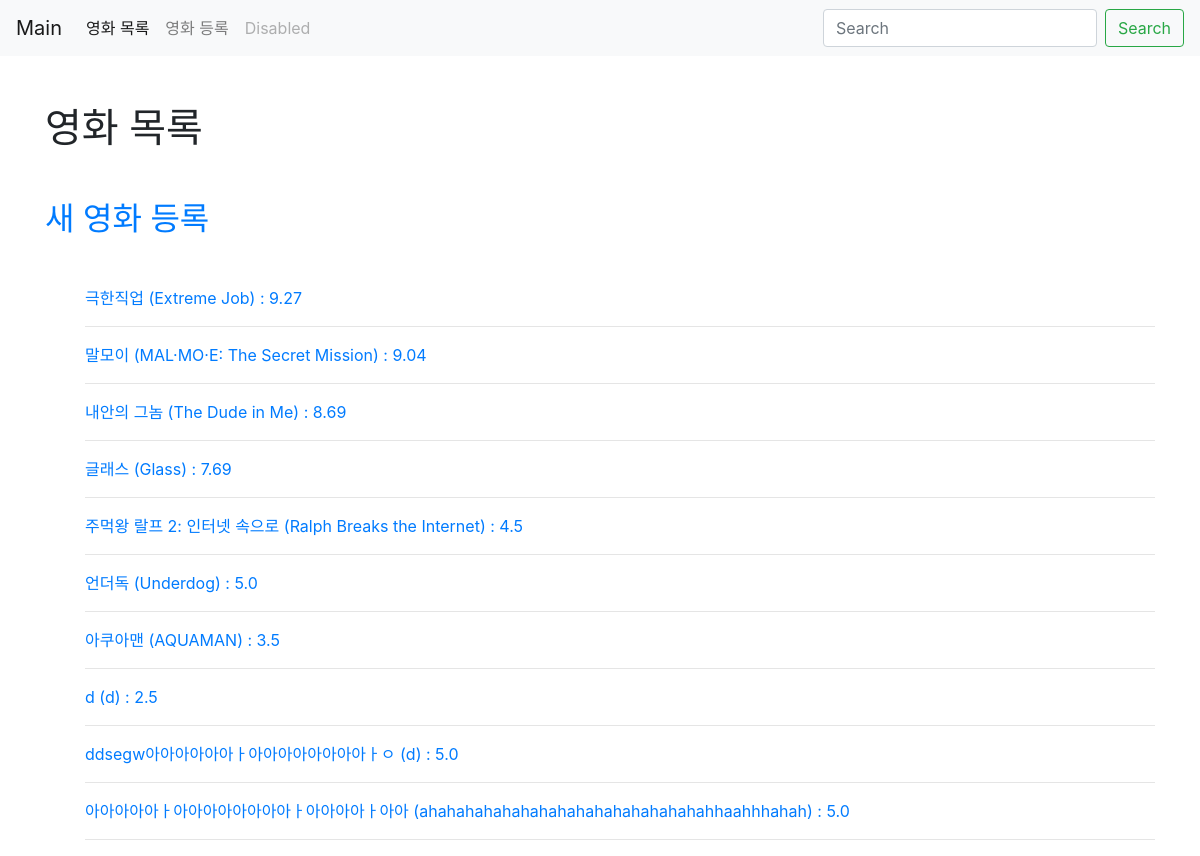
The app's page /movies with its own data.
### app.py (models this page shows)
class Movie(db.Model):
    __tablename__ = "movies"
    id = db.Column(db.Integer, primary_key=True)
    title = db.Column(db.String, unique=True, nullable=False)
    title_en = db.Column(db.String, nullable=False)
    audience = db.Column(db.Integer, nullable=False)
    open_date = db.Column(db.String, nullable=False)
    genre = db.Column(db.String, nullable=False)
    watch_grade = db.Column(db.String, nullable=False)
    score = db.Column(db.Float, nullable=False)
    poster_url = db.Column(db.TEXT, nullable=False)
    description = db.Column(db.TEXT, nullable=False)

### app.py (the view)
@app.route("/movies")
def index():
    movies = Movie.query.all()
    return render_template("index.html", movies = movies)

### templates/index.html (shortened to what this page needs)
{% extends "base.html" %}
{% block body %}
    <h1> 영화 목록</h1>
    <h2 class="mt-5 mb-5"><a href="/movies/new">새 영화 등록</a></h2>
    <ul>
        {% for movie in movies %}
            <p><a href="/movies/{{movie.id}}">{{movie.title}} ({{movie.title_en}}) : {{movie.score}}</a></p>
            <hr>
        {% endfor %}
    </ul>
{% endblock %}

### templates/base.html (shortened to what this page needs)
<!DOCTYPE html>
<html lang="ko">
<head>
    <link rel="stylesheet" href="https://stackpath.bootstrapcdn.com/bootstrap/4.2.1/css/bootstrap.min.css">
</head>
<body>
    <nav class="navbar navbar-expand-lg navbar-light bg-light">
        <a class="navbar-brand" href="/">Main</a>
        <div class="collapse navbar-collapse" id="navbarSupportedContent">
            <ul class="navbar-nav mr-auto">
                <li class="nav-item active">
                    <a class="nav-link" href="/movies">영화 목록 <span class="sr-only">(current)</span></a>
                </li>
                <li class="nav-item">
                    <a class="nav-link" href="/movies/new">영화 등록</a>
                </li>
                <li class="nav-item">
                    <a class="nav-link disabled" href="#" tabindex="-1" aria-disabled="true">Disabled</a>
                </li>
            </ul>
            <form action="/movies" class="form-inline my-2 my-lg-0">
                <input class="form-control mr-sm-2" type="search" placeholder="Search" aria-label="Search">
                <button class="btn btn-outline-success my-2 my-sm-0" type="submit">Search</button>
            </form>
        </div>
    </nav>
    <div class="comtainer mt-5">
    <div class="container">
        {% block body %}
        {% endblock %}
    </div>
</body>
</html>

### records on screen
Movie: title "극한직업", title_en "Extreme Job", score "9.27"
Movie: title "말모이", title_en "MAL·MO·E: The Secret Mission", score "9.04"
Movie: title "내안의 그놈", title_en "The Dude in Me", score "8.69"
Movie: title "글래스", title_en "Glass", score "7.69"
Movie: title "주먹왕 랄프 2: 인터넷 속으로", title_en "Ralph Breaks the Internet", score "4.5"
Movie: title "언더독", title_en "Underdog", score "5.0"
Movie: title "아쿠아맨", title_en "AQUAMAN", score "3.5"
Movie: title "d", title_en "d", score "2.5"
Movie: title "ddsegw아아아아아아ㅏ아아아아아아아아ㅏㅇ", title_en "d", score "5.0"
Movie: title "아아아아아ㅏ아아아아아아아아ㅏ아아아아ㅏ아아", title_en "ahahahahahahahahahahahahahahahahhaahhhahah", score "5.0"
